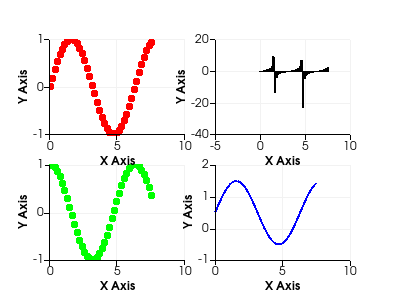

Python code for this plot:
#!/usr/bin/env python
# Demonstrate a 2x2 chart matrix with different plot types in each cell.

import math

import vtkmodules.vtkInteractionStyle  # noqa: F401
import vtkmodules.vtkRenderingContextOpenGL2  # noqa: F401
import vtkmodules.vtkRenderingOpenGL2  # noqa: F401

from vtkmodules.vtkChartsCore import vtkChartMatrix, vtkChartXY
from vtkmodules.vtkCommonCore import vtkFloatArray
from vtkmodules.vtkCommonDataModel import vtkTable, vtkVector2f, vtkVector2i
from vtkmodules.vtkRenderingContext2D import vtkContextActor
from vtkmodules.vtkRenderingCore import (
    vtkRenderWindow,
    vtkRenderWindowInteractor,
    vtkRenderer,
)

# Create a table with some points in it.
table = vtkTable()
arr_x = vtkFloatArray()
arr_x.SetName("X Axis")
table.AddColumn(arr_x)
arr_c = vtkFloatArray()
arr_c.SetName("Cosine")
table.AddColumn(arr_c)
arr_s = vtkFloatArray()
arr_s.SetName("Sine")
table.AddColumn(arr_s)
arr_s2 = vtkFloatArray()
arr_s2.SetName("Sine2")
table.AddColumn(arr_s2)
tangent = vtkFloatArray()
tangent.SetName("Tangent")
table.AddColumn(tangent)

num_points = 42
inc = 7.5 / (num_points - 1)
table.SetNumberOfRows(num_points)
for i in range(num_points):
    table.SetValue(i, 0, i * inc)
    table.SetValue(i, 1, math.cos(i * inc))
    table.SetValue(i, 2, math.sin(i * inc))
    table.SetValue(i, 3, math.sin(i * inc) + 0.5)
    table.SetValue(i, 4, math.tan(i * inc))

# Set up a chart matrix.
matrix = vtkChartMatrix()
matrix.SetSize(vtkVector2i(2, 2))
matrix.SetGutter(vtkVector2f(30.0, 30.0))

# Bottom-left: points of cosine.
chart = matrix.GetChart(vtkVector2i(0, 0))
line = chart.AddPlot(vtkChartXY.POINTS)
line.SetInputData(table, 0, 1)
line.SetColor(0, 255, 0, 255)

# Top-left: points of sine.
chart = matrix.GetChart(vtkVector2i(0, 1))
line = chart.AddPlot(vtkChartXY.POINTS)
line.SetInputData(table, 0, 2)
line.SetColor(255, 0, 0, 255)

# Bottom-right: line of sine2.
chart = matrix.GetChart(vtkVector2i(1, 0))
line = chart.AddPlot(vtkChartXY.LINE)
line.SetInputData(table, 0, 3)
line.SetColor(0, 0, 255, 255)

# Top-right: bar of tangent.
chart = matrix.GetChart(vtkVector2i(1, 1))
line = chart.AddPlot(vtkChartXY.BAR)
line.SetInputData(table, 0, 4)

# Context actor and scene wiring.
context_actor = vtkContextActor()
context_actor.GetScene().AddItem(matrix)

# Renderer
renderer = vtkRenderer()
renderer.SetBackground(1.0, 1.0, 1.0)
context_actor.GetScene().SetRenderer(renderer)
renderer.AddActor(context_actor)

# Window
render_window = vtkRenderWindow()
render_window.SetSize(400, 300)
render_window.SetMultiSamples(0)
render_window.AddRenderer(renderer)
render_window.SetWindowName("chart matrix test")

# Interactor
interactor = vtkRenderWindowInteractor()
interactor.SetRenderWindow(render_window)

interactor.Initialize()
interactor.Start()
